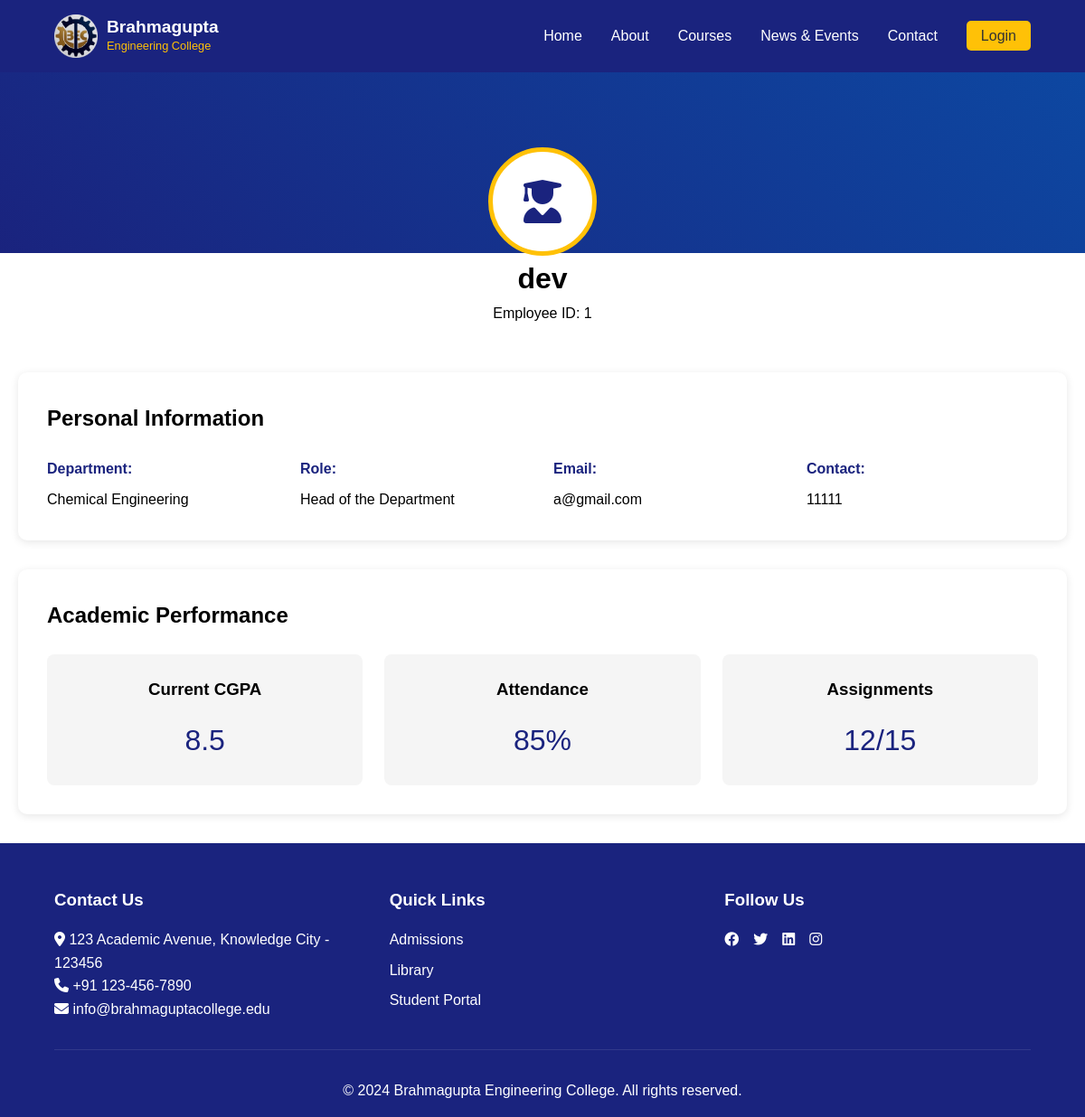
Page /facultyprofile/1 on the earlier database version.
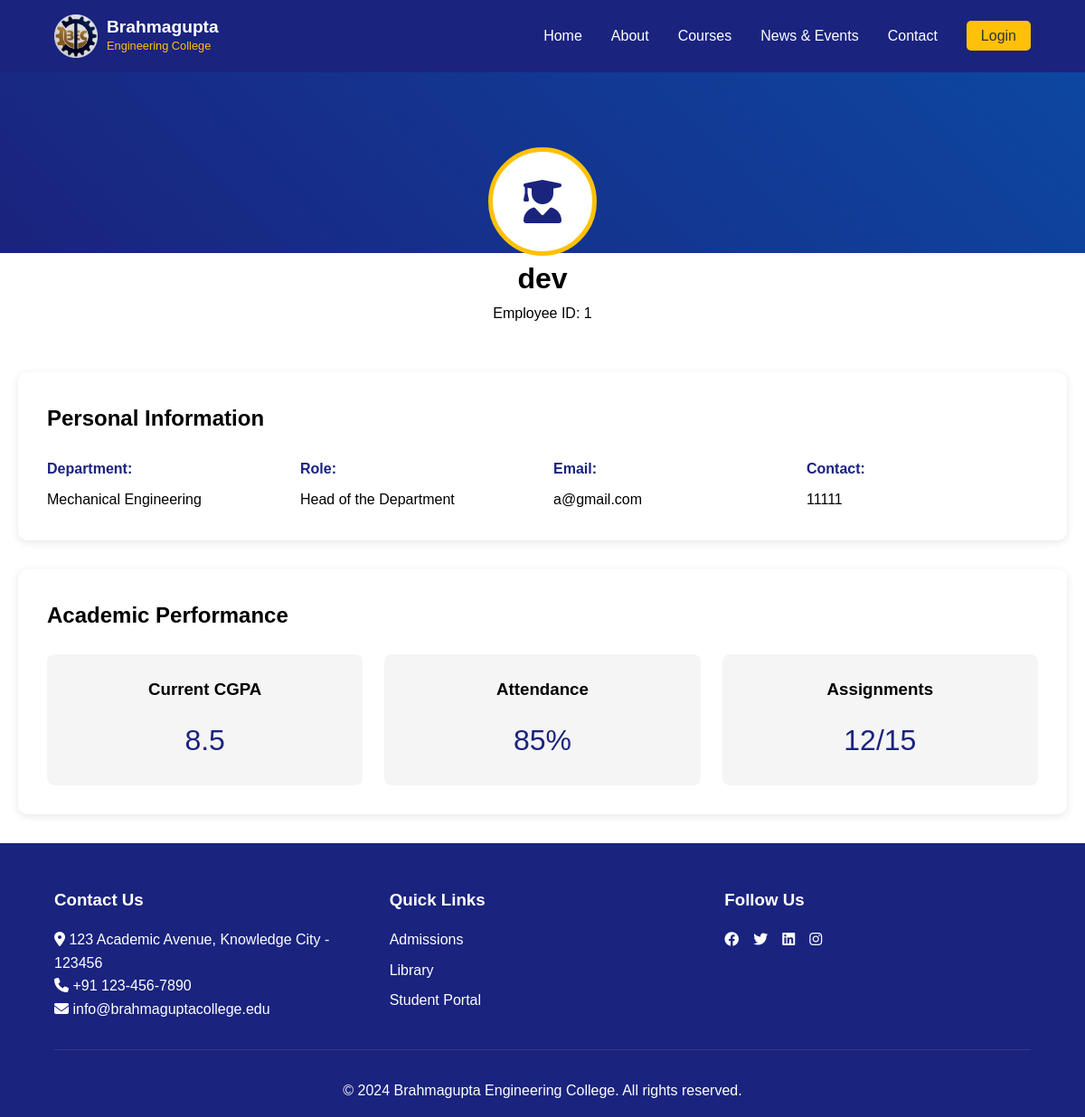
Same page on the later database version.
### college/model.py (models this page shows, shortened)
class Faculty(db.Model):
    id = db.Column(db.Integer, primary_key=True)
    name = db.Column(db.String(100), nullable=False)
    facultyid = db.Column(db.Integer, nullable=False)
    education = db.Column(db.String(100), nullable=False)
    email = db.Column(db.String(100), nullable=False)
    phone = db.Column(db.Integer, nullable=False)
    department = db.Column(db.Integer, nullable=False)
    role = db.Column(db.String, nullable=False)
    dob = db.Column(db.Date, nullable=False)
    doj = db.Column(db.Date, nullable=False)
    gender = db.Column(db.String, nullable=False)
    address = db.Column(db.String, nullable=False)

### college/faculty/route.py (the view)
@app.route("/facultyprofile/<id>", methods = ["GET", "POST"])
def faculty_profile(id):
    faculty = Faculty.query.get(id)
    print(faculty)
    if not faculty:
        return "Faculty not found", 404
    return render_template("faculty-profile.html", faculty=faculty, id=id)

### college/faculty/templates/faculty-profile.html (shortened to what this page needs)
{%extends "base.html"%}
{%block head%}
    <link rel="stylesheet" href="{{url_for('basic.static', filename='css/main.css')}}">
    <link rel="stylesheet" href="https://cdnjs.cloudflare.com/ajax/libs/font-awesome/6.4.0/css/all.min.css">
    {%endblock%}
    {%block content%}
    <main class="profile-page student-profile">
        <div class="profile-header">
            <div class="profile-info">
                <div class="profile-avatar">
                    <i class="fas fa-user-graduate"></i>
                </div>
                <h1>{{faculty.name}}</h1>
                <p>Employee ID: <span id="facultyId">{{faculty.id}}</span></p>
            </div>
        </div>
        <div class="profile-content">
            <div class="profile-section">
                <h2>Personal Information</h2>
                <div class="info-grid">
                    <div class="info-item">
                        <label>Department:</label>
                        <span>{{faculty.department}}</span>
                    </div>
                    <div class="info-item">
                        <label>Role:</label>
                        <span>{{faculty.role}}</span>
                    </div>
                    <div class="info-item">
                        <label>Email:</label>
                        <span>{{faculty.email}}</span>
                    </div>
                    <div class="info-item">
                        <label>Contact:</label>
                        <span>{{faculty.phone}}</span>
                    </div>
                </div>
            </div>
            <div class="profile-section">
                <h2>Academic Performance</h2>
                <div class="academics-grid">
                    <div class="academic-card">
                        <h3>Current CGPA</h3>
                        <p class="grade">8.5</p>
                    </div>
                    <div class="academic-card">
                        <h3>Attendance</h3>
                        <p class="percentage">85%</p>
                    </div>
                    <div class="academic-card">
                        <h3>Assignments</h3>
                        <p class="count">12/15</p>
                    </div>
                </div>
            </div>
        </div>
    </main>
{%endblock%}

Differences in the rows shown:
changed Faculty "dev": department "Chemical Engineering" → "Mechanical Engineering"
